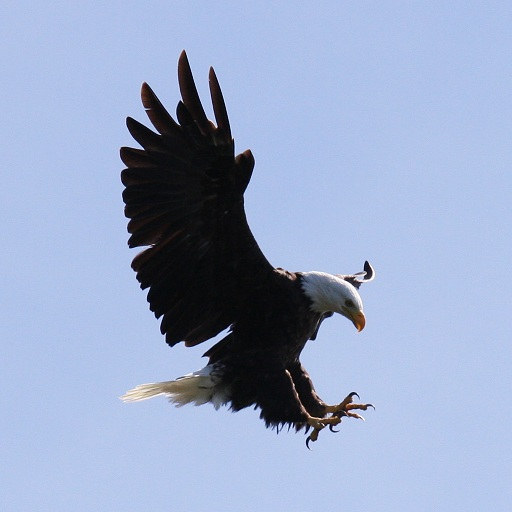
%> input picture PROCESSAMENTO E SINAL DE IMAGEM/Trabalhos Praticos/Trabalho Prático 2 para Entregar 14 Mar. 2024/Aguia.jpg, 512 x 512 px
$ octave --eval "LaraChaves_TP2_D('Aguia.jpg');"   (GNU Octave 9; MATLAB toolbox functions it lacks are replaced by stand-ins)
%> lines starting %> are read from the running program, lines starting %| are printed output that depends on the picture
%API TP2 Ex.D
%Lara Tibolla Chaves    Entrega: 14/03/2024

% Extraçao de assinatura de cor

function LaraChaves_TP2_D(imagem)
%> called with imagem = 'Aguia.jpg'
imgOriginal=imread(imagem);
%> imgOriginal is the input picture: size 512x512x3 uint8; mean R, G, B 152.7, 167.8, 199.3
figure;
subplot(2,4,1), imshow(imgOriginal), title('Original');

a=size(imgOriginal);
%> a = [512 512 3]
linhas=a(1);
%> linhas = 512
colunas=a(2);
%> colunas = 512
linhacentral=round(linhas/2);
%> linhacentral = 256
colunacentral=round(colunas/2);
%> colunacentral = 256

linhaDireita=round(linhacentral+linhas/20);
%> linhaDireita = 282
linhaEsquerda=round(linhacentral-linhas/20);
%> linhaEsquerda = 230
colunaCima=round(colunacentral+colunas/20);
%> colunaCima = 282
colunaBaixo=round(colunacentral-colunas/20);
%> colunaBaixo = 230

subImagem=imgOriginal(linhaEsquerda:linhaDireita,colunaBaixo:colunaCima,:); %imagem central
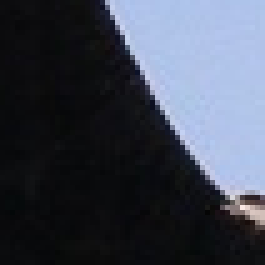
%> subImagem: size 53x53x3 uint8 (shown 5 times larger); mean R, G, B 63.7, 69.3, 82.2
subplot(2,4,5), imshow(subImagem), title("max, min, media, desvio padrao");

R=subImagem(:,:,1);
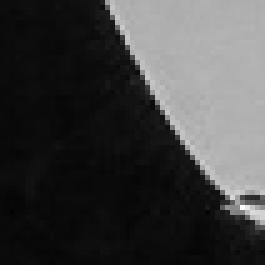
%> R: size 53x53 uint8 (shown 5 times larger); min 3, max 249, mean 63.7
G=subImagem(:,:,2);
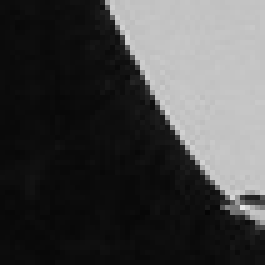
%> G: size 53x53 uint8 (shown 5 times larger); min 5, max 230, mean 69.3
B=subImagem(:,:,3);
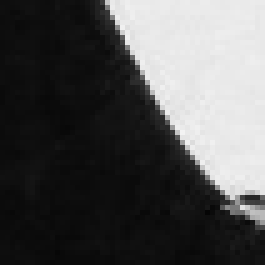
%> B: size 53x53 uint8 (shown 5 times larger); min 5, max 243, mean 82.2

HSV=rgb2hsv(subImagem);
%> HSV: size 53x53x3 double; mean H, S, V 0.594, 0.22, 0.324
H=HSV(:,:,1);
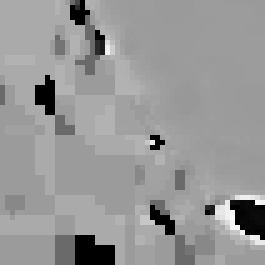
%> H: size 53x53 double (shown 5 times larger); min 0, max 0.992, mean 0.594
S=HSV(:,:,2);
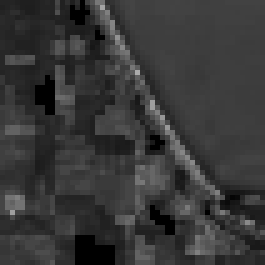
%> S: size 53x53 double (shown 5 times larger); min 0, max 0.675, mean 0.22
V=HSV(:,:,3);

minR= min(min(R)); minG= min(min(G)); minB= min(min(B));
%> after `minR= min(min(R))`: minR = 3
%> after `minG= min(min(G))`: minG = 5
%> after `minB= min(min(B))`: minB = 5
maxR= max(max(R)); maxG= max(max(G)); maxB= max(max(B));
%> after `maxR= max(max(R))`: maxR = 249
%> after `maxG= max(max(G))`: maxG = 230
%> after `maxB= max(max(B))`: maxB = 243
meanR= mean(mean(R)); meanG= mean(mean(G)); meanB= mean(mean(B));
%> after `meanR= mean(mean(R))`: meanR = 63.7
%> after `meanG= mean(mean(G))`: meanG = 69.27
%> after `meanB= mean(mean(B))`: meanB = 82.16
desvioR= std2(double(R));
%> desvioR = 75.83
subplot(2,4,2), imhist(R), title("R: " +maxR+" "+minR+" "+meanR+" "+desvioR);
desvioG= std2(double(G));
%> desvioG = 83.44
subplot(2,4,3), imhist(G), title("G: " +maxG+" "+minG+" "+meanG+" "+desvioG);
desvioB= std2(double(B));
%> desvioB = 98.8
subplot(2,4,4), imhist(B), title("B: " +maxB+" "+minB+" "+meanB+" "+desvioB);
minH= min(min(H)); minS= min(min(S)); minV= min(min(V));
%> after `minH= min(min(H))`: minH = 0
%> after `minS= min(min(S))`: minS = 0
%> after `minV= min(min(V))`: minV = 0.0196
maxH= max(max(H)); maxS= max(max(S)); maxV= max(max(V));
%> after `maxH= max(max(H))`: maxH = 0.992
%> after `maxS= max(max(S))`: maxS = 0.675
%> after `maxV= max(max(V))`: maxV = 0.976
meanH= mean(mean(H)); meanS= mean(mean(S)); meanV= mean(mean(V));
%> after `meanH= mean(mean(H))`: meanH = 0.594
%> after `meanS= mean(mean(S))`: meanS = 0.22
%> after `meanV= mean(mean(V))`: meanV = 0.324
desvioH= std2(double(H));
%> desvioH = 0.15
subplot(2,4,6), imhist(H), title("H: " +maxH+" "+minH+" "+meanH+" "+desvioH);
desvioS= std2(double(S));
%> desvioS = 0.0838
subplot(2,4,7), imhist(S), title("S:. " +maxS+" "+minS+" "+meanS+" "+desvioS);
desvioV= std2(double(V));
%> desvioV = 0.388
%> `LaraChaves_TP2_D('Aguia.jpg');`:
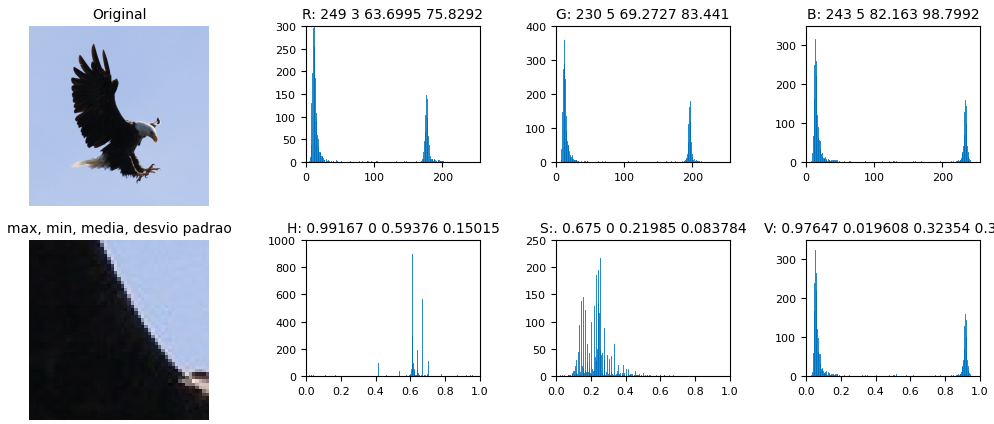
%> figure redrawn from the program's plot data, 8 panels
subplot(2,4,8), imhist(V), title("V: " +maxV+" "+minV+" "+meanV+" "+desvioV);


end
